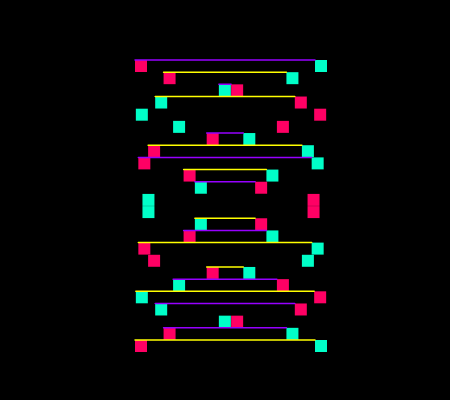
Frame 1 (no input)
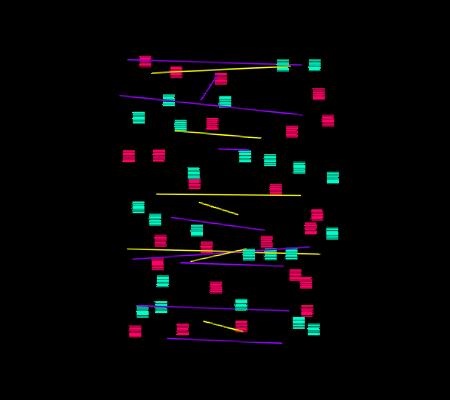
Frame 60 (no input)
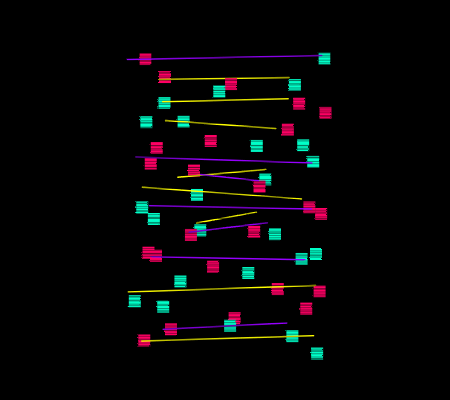
Frame 120 (the mouse pressed at the canvas centre since frame 60)

The p5.js sketch that drew these frames (run headless with seeded random() and noise() and a simulated clock; from frame 60 on, the mouse is pressed at the canvas centre):

// p5.js sketch
// ── sketch.js
let glitchColors;
let lastGlitchTime = 0;
let glitchIntensity = 0;

function setup() {
    createCanvas(450, 400);
    noStroke();
    
    // Яркая глитч-палитра
    glitchColors = [
        color(255, 0, 100),   // Неоново-розовый
        color(0, 255, 200),   // Кислотно-бирюзовый
        color(150, 0, 255),   // Фиолетовый
        color(255, 255, 0)    // Желтый
    ];
}

function draw() {
    // Базовая структура ДНК
    background(0);
    drawDNAStructure();
    
    // Глитч-эффекты
    applyGlitchEffects();
}

function drawDNAStructure() {
    const centerX = width/2;
    const centerY = height/2;
    const dnaLength = min(width, height) * 0.7;
    const segments = 24;
    const spiralRadius = width * 0.2;
    
    // Основные спирали ДНК
    for (let i = 0; i < segments; i++) {
        const y = map(i, 0, segments-1, centerY - dnaLength/2, centerY + dnaLength/2);
        const angle = map(i, 0, segments-1, 0, TWO_PI * 3);
        
        // Левая цепь с глитчем
        fill(glitchColors[0]);
        rect(
            centerX - spiralRadius * cos(angle) + randomGlitchOffset(),
            y + randomGlitchOffset(),
            12,
            12
        );
        
        // Правая цепь с глитчем
        fill(glitchColors[1]);
        rect(
            centerX + spiralRadius * cos(angle) + randomGlitchOffset(),
            y + randomGlitchOffset(),
            12,
            12
        );
        
        // Соединения с глитчем
        if (random() > 0.3) {
            stroke(glitchColors[2 + i%2]);
            strokeWeight(1.5);
            line(
                centerX - spiralRadius * cos(angle) + randomGlitchOffset(),
                y + randomGlitchOffset(),
                centerX + spiralRadius * cos(angle) + randomGlitchOffset(),
                y + randomGlitchOffset()
            );
            noStroke();
        }
    }
}

function applyGlitchEffects() {
    // Случайные сильные глитчи
    if (millis() - lastGlitchTime > random(500, 2000)) {
        glitchIntensity = random(10, 30);
        lastGlitchTime = millis();
    }
    
    // Применяем текущую интенсивность глитча
    if (glitchIntensity > 0) {
        applyColorShift();
        applyScanLines();
        glitchIntensity -= 0.5;
    }
    
    // Постоянные легкие искажения
    applyPixelDisplacement();
}

function randomGlitchOffset() {
    return random(-glitchIntensity, glitchIntensity);
}

function applyColorShift() {
    loadPixels();
    for (let i = 0; i < pixels.length; i += 4) {
        if (random() < 0.1) {
            // Сдвигаем цветовые каналы
            pixels[i] = pixels[i + 4];     // Красный
            pixels[i + 1] = pixels[i + 5]; // Зеленый
            pixels[i + 2] = pixels[i + 6]; // Синий
        }
    }
    updatePixels();
}

function applyScanLines() {
    stroke(0, 100);
    strokeWeight(1);
    for (let y = 0; y < height; y += 2) {
        line(0, y + random(-2, 2), width, y + random(-2, 2));
    }
}

function applyPixelDisplacement() {
    if (random() < 0.3) {
        loadPixels();
        const displacement = floor(random(1, 5));
        for (let y = 0; y < height; y++) {
            for (let x = 0; x < width; x++) {
                if (random() < 0.01) {
                    const index = (y * width + x) * 4;
                    const newX = constrain(x + displacement, 0, width-1);
                    const newIndex = (y * width + newX) * 4;
                    
                    pixels[index] = pixels[newIndex];
                    pixels[index + 1] = pixels[newIndex + 1];
                    pixels[index + 2] = pixels[newIndex + 2];
                }
            }
        }
        updatePixels();
    }
}

function windowResized() {
    resizeCanvas(windowWidth, windowHeight);
}

// Дополнительные интерактивные эффекты
function mousePressed() {
    glitchIntensity = random(20, 50);
    lastGlitchTime = millis();
}

function keyPressed() {
    if (key === ' ') {
        glitchIntensity = random(30, 60);
    }
}
